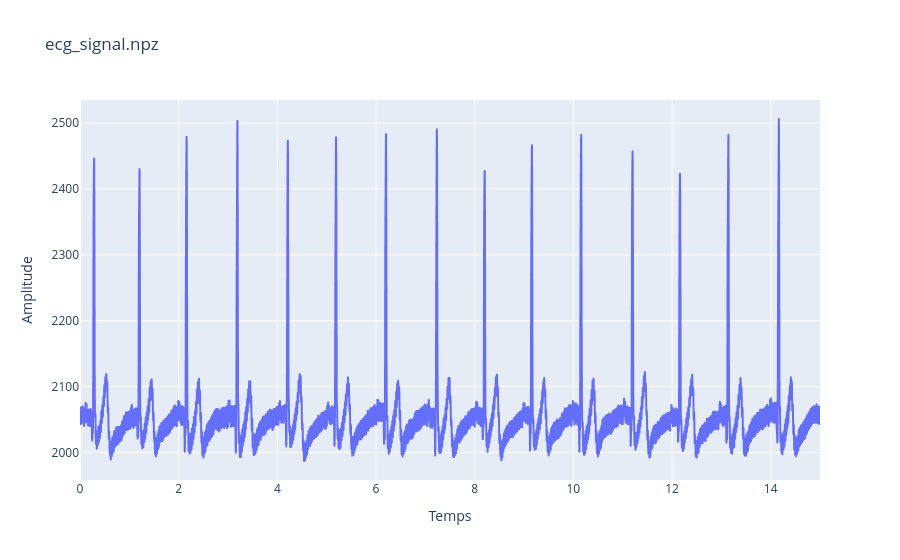
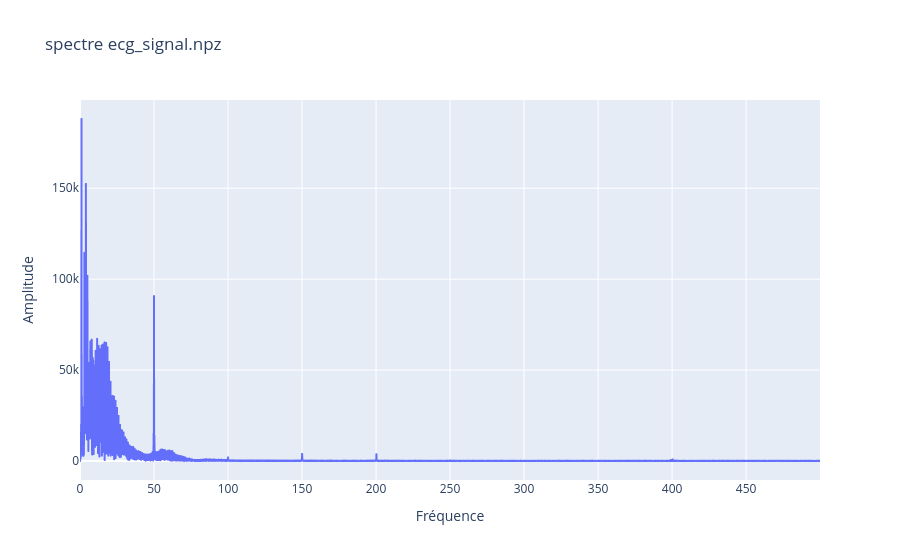

Source (notebook cell) for these figures, in order:
### Code cell
signal_dict1 = np.load('ecg_signal.npz') # signal_dict est un dictionnaire contenant les données contenues dans le fichier signal.npz
s = signal_dict1['s'] # extraction du signal utile
t = signal_dict1['t'] # extraction du vecteur temps associé au signal

nu4, sF4 = san.trans_fourier(s - np.mean(s), t)

spectre4 = np.abs(sF4)

px.line(x = t, y = s, labels={"x":"Temps", "y":"Amplitude"}, title="ecg_signal.npz").show()
px.line(x = nu4, y = spectre4, labels={"x":"Fréquence", "y":"Amplitude"}, title="spectre ecg_signal.npz").show()

### Figure 1 — Plotly figure (JSON) as saved in the notebook; plotly's stock layout.template omitted (floating-point values rounded to 4 significant figures; data arrays with more than 128 entries replaced by an {"elided": "..."} marker saying what was removed)
{"data": [{"hovertemplate": "Temps=%{x}<br>Amplitude=%{y}<extra></extra>", "legendgroup": "", "line": {"color": "#636efa", "dash": "solid"}, "marker": {"symbol": "circle"}, "mode": "lines", "name": "", "showlegend": false, "type": "scattergl", "x": {"elided": "15000 float values"}, "xaxis": "x", "y": {"elided": "15000 float values"}, "yaxis": "y"}], "layout": {"legend": {"tracegroupgap": 0}, "title": {"text": "ecg_signal.npz"}, "xaxis": {"anchor": "y", "domain": [0, 1], "title": {"text": "Temps"}}, "yaxis": {"anchor": "x", "domain": [0, 1], "title": {"text": "Amplitude"}}}}

### Figure 2 — Plotly figure (JSON) as saved in the notebook; plotly's stock layout.template omitted (floating-point values rounded to 4 significant figures; data arrays with more than 128 entries replaced by an {"elided": "..."} marker saying what was removed)
{"data": [{"hovertemplate": "Fréquence=%{x}<br>Amplitude=%{y}<extra></extra>", "legendgroup": "", "line": {"color": "#636efa", "dash": "solid"}, "marker": {"symbol": "circle"}, "mode": "lines", "name": "", "showlegend": false, "type": "scattergl", "x": {"elided": "7500 float values"}, "xaxis": "x", "y": {"elided": "7500 float values"}, "yaxis": "y"}], "layout": {"legend": {"tracegroupgap": 0}, "title": {"text": "spectre ecg_signal.npz"}, "xaxis": {"anchor": "y", "domain": [0, 1], "title": {"text": "Fréquence"}}, "yaxis": {"anchor": "x", "domain": [0, 1], "title": {"text": "Amplitude"}}}}
